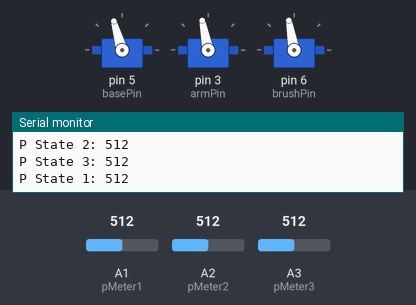
Bench run of a sketch on a simulated Arduino Uno, built with avr-gcc and run on an emulated ATmega328P. Shown: 3 × servo, the last lines printed to the serial monitor. The test bench sets the inputs (shaded band); at power-on: A1 (pMeter1) = 512, A2 (pMeter2) = 512, A3 (pMeter3) = 512.

Above: at 1.2 s.
1.3 s: A1 (pMeter1) set to 109
At 1.7 s:
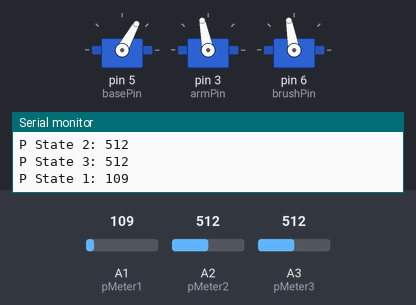
2.8 s: A1 (pMeter1) set to 94
At 3.9 s:
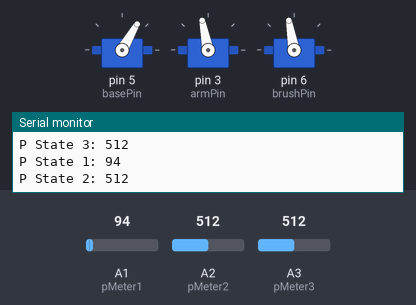
5.8 s: A2 (pMeter2) set to 716
At 6.7 s:
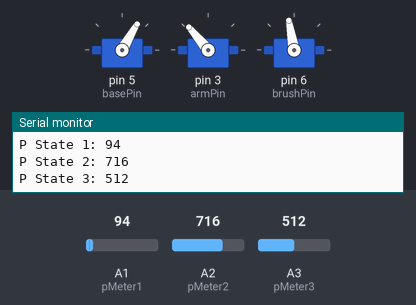
7.3 s: A3 (pMeter3) set to 716
At 7.8 s:
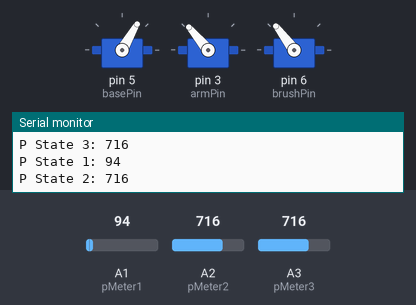
8.8 s: A3 (pMeter3) set to 110
At 9.5 s:
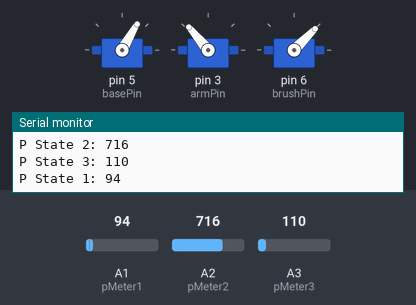
10.3 s: A3 (pMeter3) set to 94
At 11.2 s:
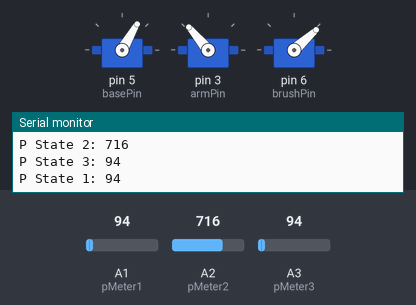
Timing chart, 0 to 13.3 s (numbered marks = the images above; inputs shaded):
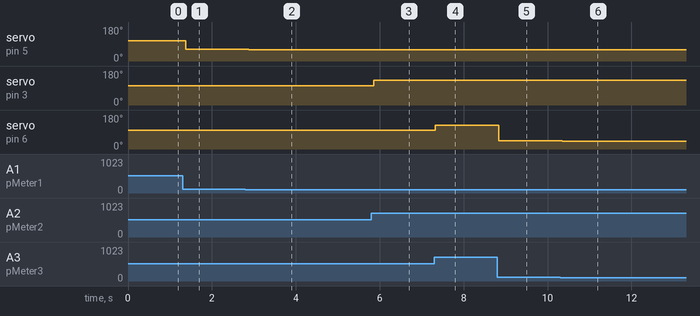

The sketch:

Robot_Arm.ino
```cpp
#include <Servo.h>

int pMeter1 = A1;
int pMeter2 = A2;
int pMeter3 = A3;

Servo baseServo;
Servo armServo;
Servo brushServo;

int basePin = 5;
int armPin = 3;
int brushPin = 6;

void setup() {

  Serial.begin(9600);

  baseServo.attach(basePin);
  armServo.attach(armPin);
  brushServo.attach(brushPin);

}

void loop() {

  controlServo();

  /*
  int pMeterState = analogRead(pMeter3);
  Serial.print("P State: ");
  Serial.println(pMeterState);

  int mapped = map(pMeterState, 0, 1023, 25, 130);
  armServo.write(mapped);
  */

  //baseServo.write(95);
}

void controlServo(){

  //1: BASE: 50-170; 95 Middle
  //2:
  //3:
  //4:

  int pMeterState1 = analogRead(pMeter1);
  Serial.print("P State 1: ");
  Serial.println(pMeterState1);

  int pMeterState2 = analogRead(pMeter2);
  Serial.print("P State 2: ");
  Serial.println(pMeterState2);

  int pMeterState3 = analogRead(pMeter3);
  Serial.print("P State 3: ");
  Serial.println(pMeterState3);

  int mapped1 = map(pMeterState1, 0, 1000, 50, 160);
  baseServo.write(mapped1);

  int mapped2 = map(pMeterState2, 0, 1000, 30, 170);
  armServo.write(mapped2);

  int mapped3 = map(pMeterState3, 0, 1023, 30, 170);
  brushServo.write(mapped3);

}
```

Measured:
- after the input at 1.3 s, servo on pin 5 (basePin): 106° → 61° after 0.08 s
- after the input at 2.8 s, servo on pin 5 (basePin): 61° → 60° after 0.08 s
- after the input at 5.8 s, servo on pin 3 (armPin): 101° → 130° after 0.06 s
- after the input at 7.3 s, servo on pin 6 (brushPin): 100° → 127° at once
- after the input at 8.8 s, servo on pin 6 (brushPin): 127° → 45° at once
- after the input at 10.3 s, servo on pin 6 (brushPin): 45° → 42° after 0.06 s
